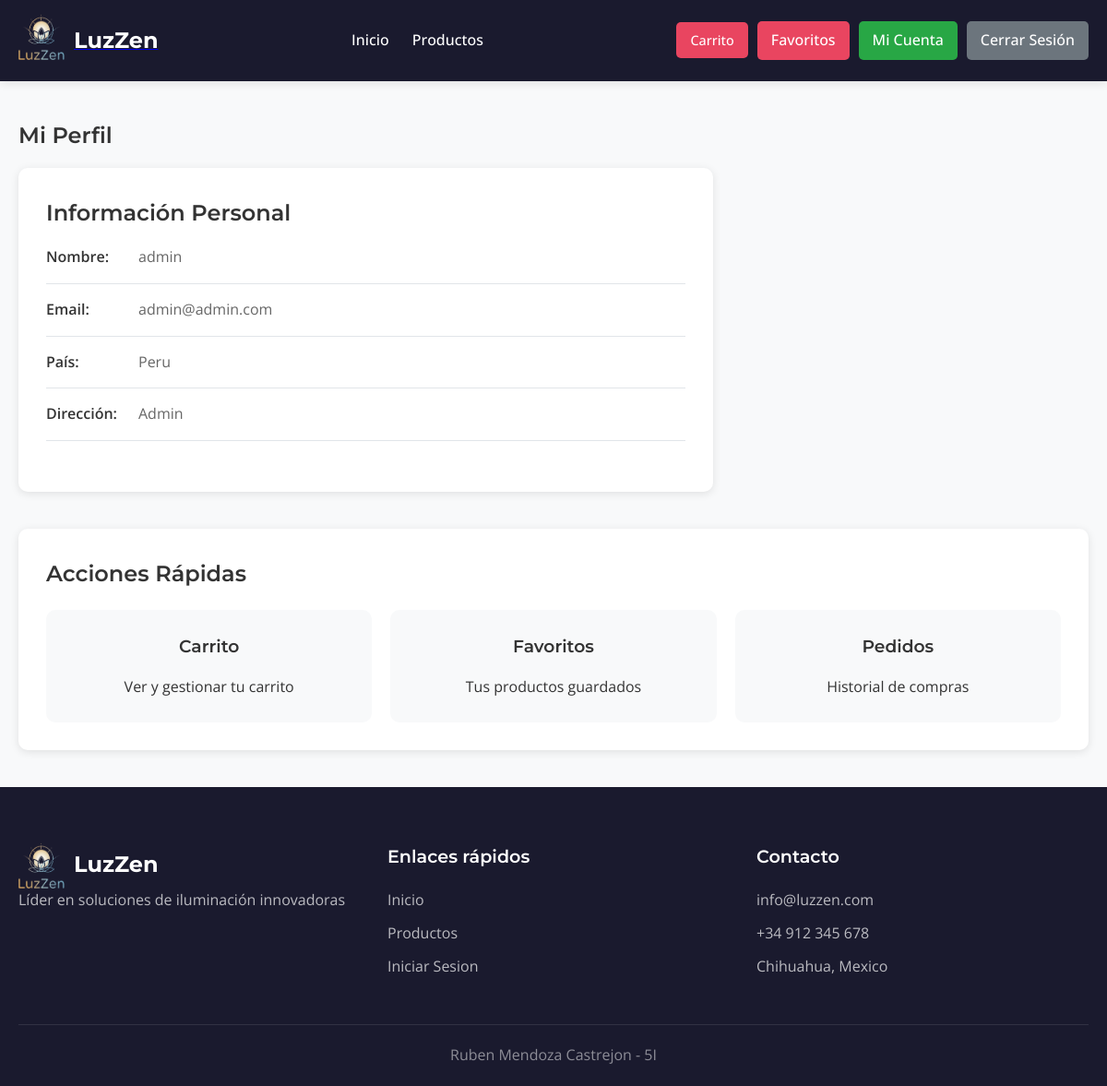
The app's page /perfil/ (signed in) with its own data.
### app_luzzen/models.py (models this page shows, shortened)
class Usuario(models.Model):
    nombre = models.CharField(max_length=100)
    email = models.EmailField(unique=True)
    contraseña = models.CharField(max_length=100)  # No cifrada para desarrollo
    pais = models.CharField(max_length=50)
    direccion = models.TextField()

### app_luzzen/views.py (the view)
# urls.py: path('perfil/', views.perfil, name='perfil'),
@login_required_custom
def perfil(request):
    usuario_id = request.session.get('usuario_id')
    usuario = get_object_or_404(Usuario, id=usuario_id)
    pedidos_activos = Pedido.objects.filter(cliente=usuario, estado='pendiente').count()
    total_favoritos = Favorito.objects.filter(cliente=usuario).count()
    total_gastado = Pedido.objects.filter(
        cliente=usuario,
        estado='completado'
    ).aggregate(total=Sum('total'))['total'] or 0
    context = {
        'usuario': usuario,
        'pedidos_activos': pedidos_activos,
        'total_favoritos': total_favoritos,
        'total_gastado': total_gastado,
    }
    return render(request, 'perfil.html', context)

### app_luzzen/views.py (called while the page is built)
def login_required_custom(view_func):
    @wraps(view_func)
    def wrapper(request, *args, **kwargs):
        if not request.session.get('usuario_id'):
            messages.error(request, 'Debes iniciar sesión para acceder a esta página')
            return redirect('login')
        return view_func(request, *args, **kwargs)
    return wrapper

### app_luzzen/templates/perfil.html (shortened to what this page needs)
{% extends 'base.html' %}
{% load static %}
{% block content %}
<section class="perfil">
    <div class="contenedor">
        <h1>Mi Perfil</h1>
        <div class="perfil-layout">
            <div class="perfil-seccion">
                <h2>Información Personal</h2>
                <div class="perfil-info">
                    <div class="info-grupo">
                        <label>Nombre:</label>
                        <p>{{ usuario.nombre }}</p>
                    </div>
                    <div class="info-grupo">
                        <label>Email:</label>
                        <p>{{ usuario.email }}</p>
                    </div>
                    <div class="info-grupo">
                        <label>País:</label>
                        <p>{{ usuario.pais }}</p>
                    </div>
                    <div class="info-grupo">
                        <label>Dirección:</label>
                        <p>{{ usuario.direccion }}</p>
                    </div>
                </div>
            </div>
        </div>
        <div class="acciones-rapidas">
            <h2>Acciones Rápidas</h2>
            <div class="grid-acciones">
                <a href="{% url 'carrito' %}" class="accion-card">
                    <h3>Carrito</h3>
                    <p>Ver y gestionar tu carrito</p>
                </a>
                <a href="{% url 'favoritos' %}" class="accion-card">
                    <h3>Favoritos</h3>
                    <p>Tus productos guardados</p>
                </a>
                <a href="{% url 'historial_pedidos' %}" class="accion-card">
                    <h3>Pedidos</h3>
                    <p>Historial de compras</p>
                </a>
            </div>
        </div>
    </div>
</section>
{% endblock %}

### app_luzzen/static/css/styles.css (style rules this page uses)
* { margin: 0; padding: 0; box-sizing: border-box; }
body { font-family: 'Open Sans', sans-serif; color: #333; line-height: 1.6; background-color: #f8f9fa; }
h1, h2, h3 { font-family: 'Montserrat', sans-serif; font-weight: 600; margin-bottom: 1rem; }
.contenedor { width: 100%; max-width: 1200px; margin: 0 auto; padding: 0 20px; }
.perfil { padding: 40px 0; min-height: calc(100vh - 200px); }
.perfil-layout { display: grid; grid-template-columns: 2fr 1fr; gap: 30px; margin-bottom: 40px; }
.perfil-seccion { background: white; padding: 30px; border-radius: 10px; box-shadow: 0 2px 10px rgba(0,0,0,0.1); }
.perfil-info { margin-bottom: 25px; }
.info-grupo { display: flex; margin-bottom: 15px; padding-bottom: 15px; border-bottom: 1px solid #e1e5e9; }
.info-grupo label { font-weight: 600; min-width: 100px; color: #333; }
.info-grupo p { color: #666; }
.acciones-rapidas { background: white; padding: 30px; border-radius: 10px; box-shadow: 0 2px 10px rgba(0,0,0,0.1); }
.grid-acciones { display: grid; grid-template-columns: repeat(auto-fit, minmax(200px, 1fr)); gap: 20px; margin-top: 20px; }
.accion-card { background: #f8f9fa; padding: 25px; border-radius: 10px; text-decoration: none; color: inherit; transition: transform 0.3s ease; text-align: center; }

### records on screen
Usuario: nombre "admin", email "admin@admin.com", pais "Peru", direccion "Admin"
